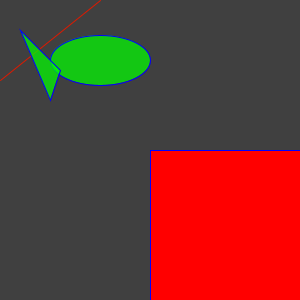
Frame 1 (no input)
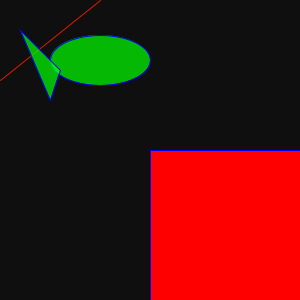
Frame 60 (the mouse pressed at the canvas centre just before this capture)
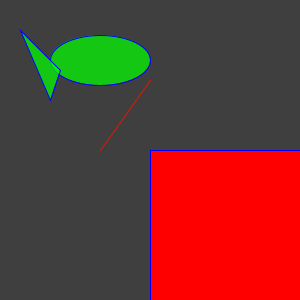
Frame 120 (the mouse held since frame 60 and released just before this capture)

The Processing sketch that drew these frames (run headless with seeded random() and noise(); from frame 60 on, the mouse is pressed at the canvas centre):

// Processing sketch: processing_36558
// ── processing_36558.pde

void setup(){
size(300,300);

}

void draw(){
  //this is a comment.it will be ignored
background(random(100));
stroke(220,25,0);
line(100,mouseY,mouseX,80);

stroke(0,0,255);
fill(255,0,0);
rect(150,150,200,150);

fill(0,255,0,180);
ellipse(100,60,100,50);

triangle(20,30,50,100,60,70);
}
                
                
